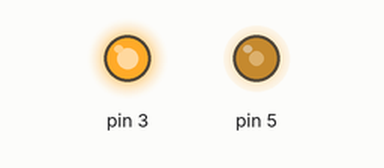
This sketch was run on a simulated Arduino Uno, built with avr-gcc and run on an emulated ATmega328P. Parts: output pins drawn as LEDs (lit = HIGH).

Above: at 0.05 s.
At 1.5 s:
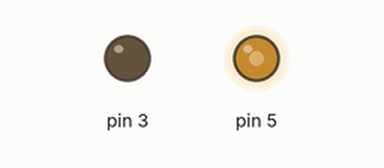
At 2.95 s:
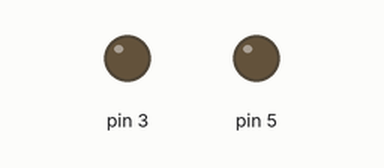
Timing chart, 0 to 6.9 s (numbered marks = the images above):
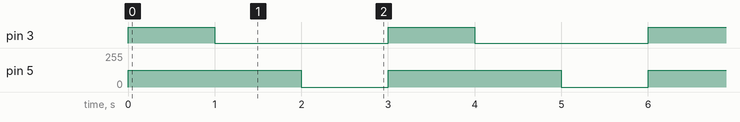

Measured:
- by itself, pin 3: alternates HIGH for 1.0 s and LOW for 2.0 s
- by itself, pin 5: alternates 127/255 for 2.0 s and 0/255 for 1.0 s

The sketch:

sketch_may17a.ino
```cpp
void setup() {
  // put your setup code here, to run once:
  pinMode(3, OUTPUT);
  pinMode(5, OUTPUT);
}

void green() {
  analogWrite(5, 127);
  analogWrite(3, 0);
}

void red() {
  analogWrite(5, 127);
  analogWrite(3, 255);
}

void off() {
  analogWrite(5, 0);
  analogWrite(3, 0);
}

void loop() {
  red();
  delay(1000);
  green();
  delay(1000);
  off();
  delay(1000);
}
```
